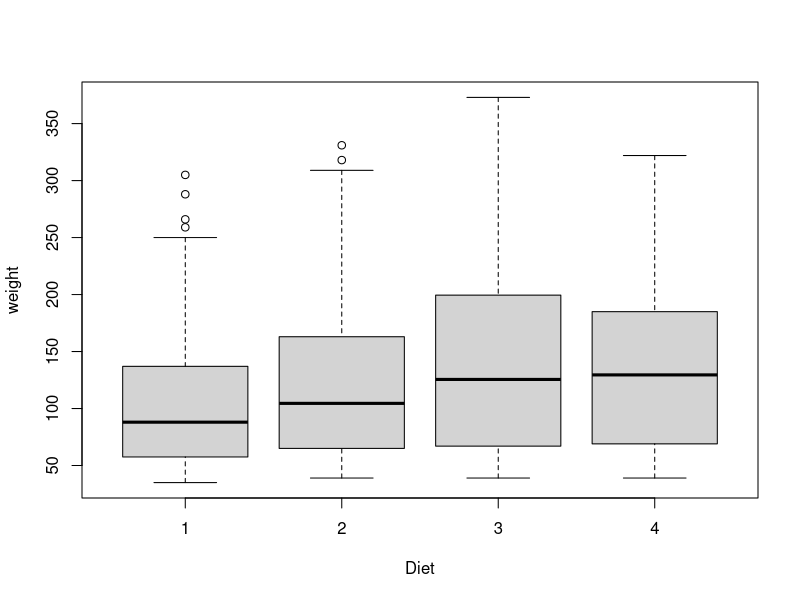
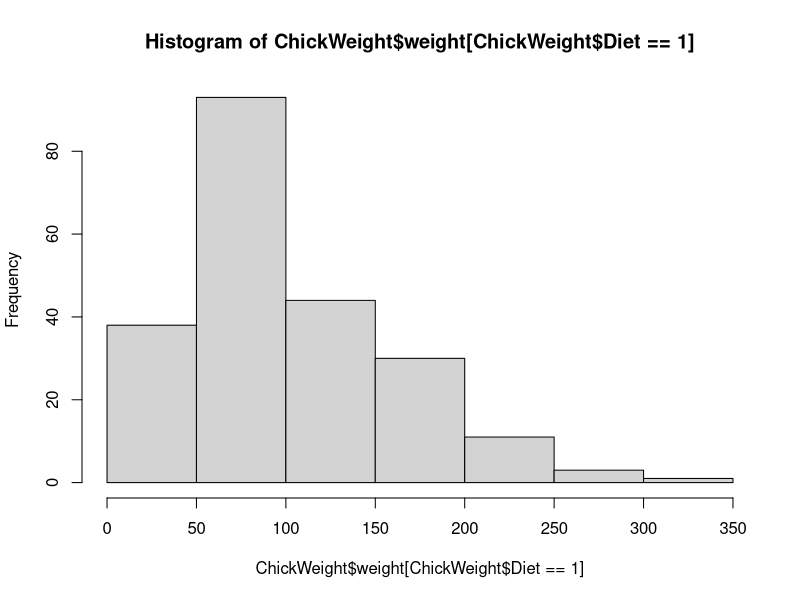
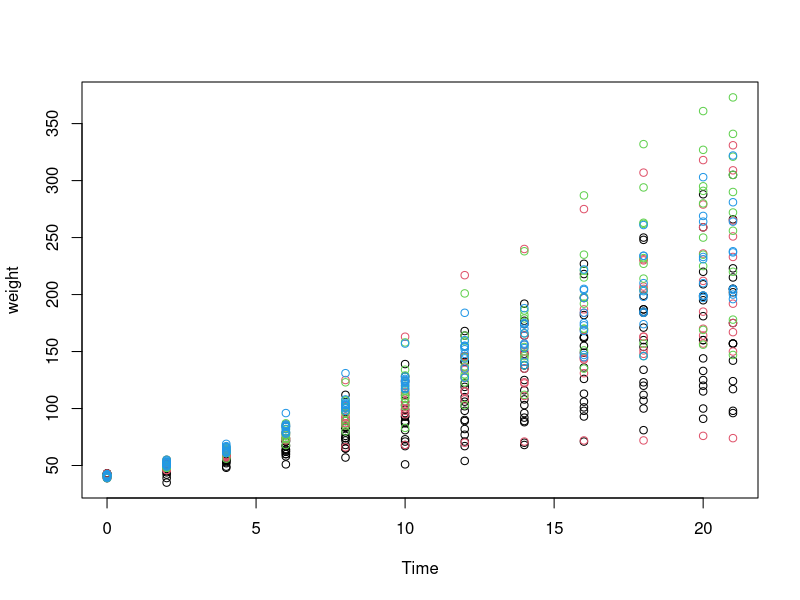

Source code (R) for these figures, in order:
library(reshape2)

data(ChickWeight)
ordered_data <- ChickWeight[order(ChickWeight$weight), ]
grp_data<- split(ordered_data,ordered_data$Diet)
last_six_records <- tail(ordered_data, 6)
print(last_six_records)
cat("----\n" )


melted_data <- melt(ChickWeight, id.vars = c("Chick", "Time", "Diet"))
mean_weight <- dcast(melted_data, Diet ~ ., mean)
print(mean_weight)
cat("----\n" )

get_mode <- function(x) {
  ux <- unique(x)
  ux[which.max(tabulate(match(x, ux)))]
}
mode_weight<-dcast(melted_data, Diet ~ variable, get_mode)
print(mode_weight)
cat("----\n" )

boxplot(weight ~ Diet, data = ChickWeight)
hist(ChickWeight$weight[ChickWeight$Diet == 1])
plot(weight ~ Time, data = ChickWeight, col = Diet)
cat("----\n" )

model <- lm(weight ~ Time + Diet, data = ChickWeight)
print(model)
cat("----\n" )

new_data <- data.frame(Time = 10, Diet = factor(1))
predicted_weight <- predict(model, newdata = new_data)
print(predicted_weight)
